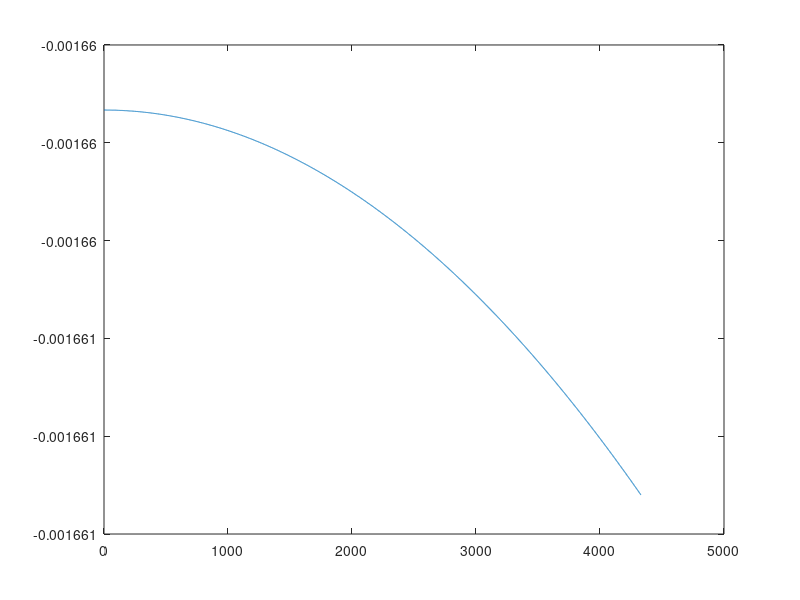
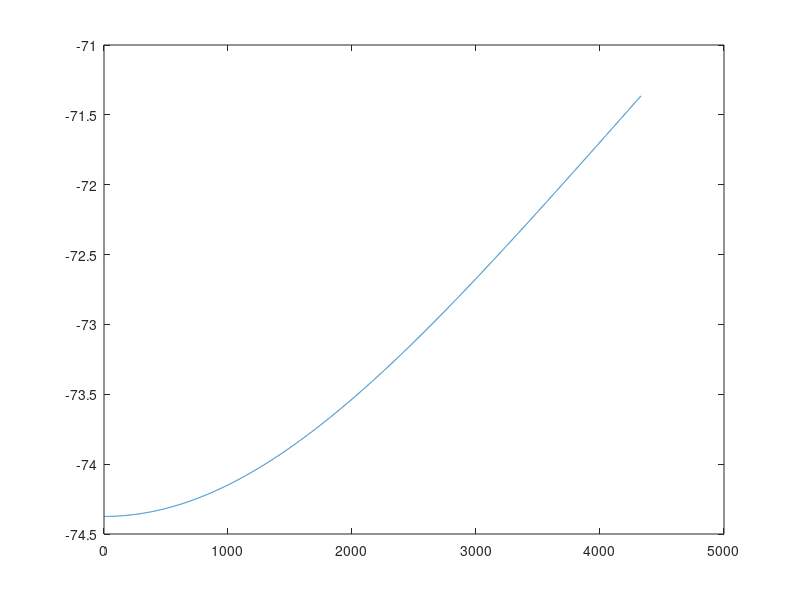
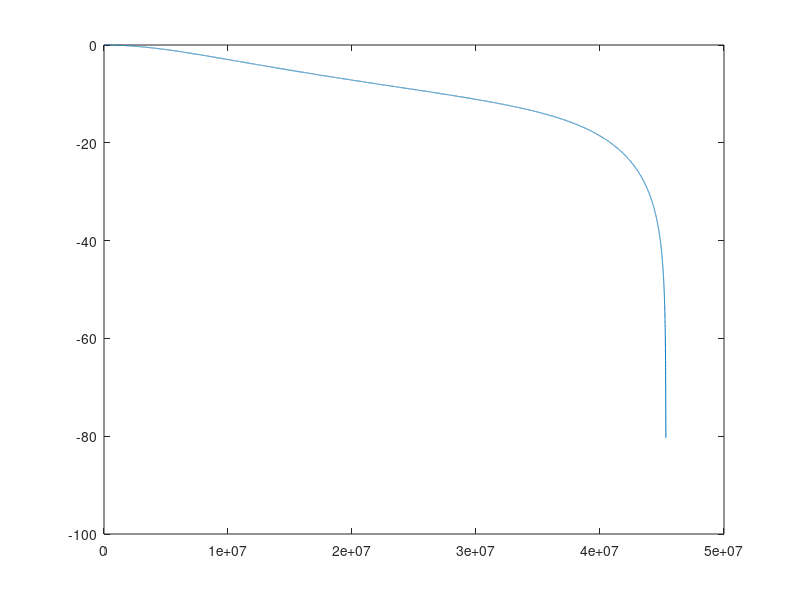
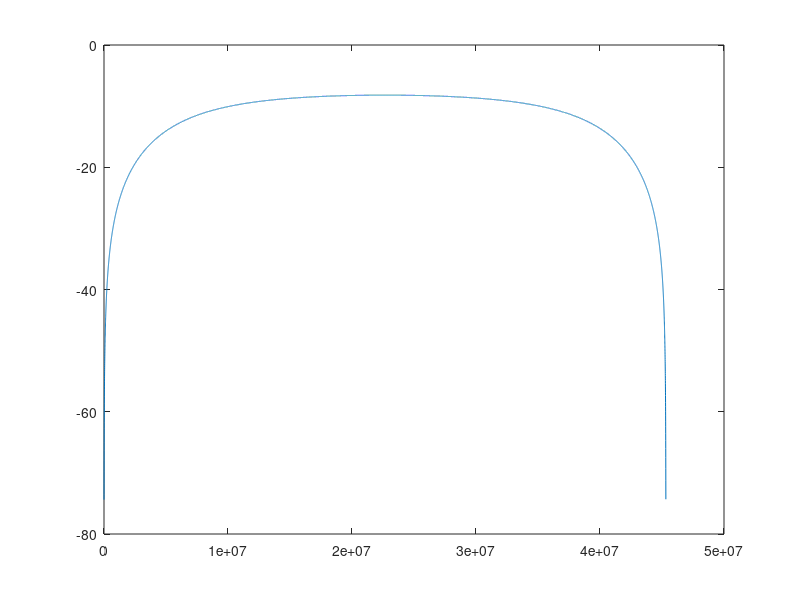

These figures' MATLAB source, in order:
fp=4.3307e3;%frec. de corte
fs=45.3125e6;%frec. de sampling
% 150k 470p+20p=490p, al hacer superposición quedan 2 de 150k en paralelo
wp=2*pi*fp;
Trc=1/wp;%constante de tiempo filtro
%Trc=10;
Ts=1/fs;
H=@(f) 1/2./(1+1j*2*pi*Trc*f);
%H=@(f) 1./(1i*2*pi*Trc*f);
G=abs(1/feval(H,fs/2));
%G=3.3/3e-3;
Heq=@(f) 1/2 * (1-exp(-Ts/Trc))./(1-exp(-Ts/Trc)*exp(-1i*2*pi*f*Ts));
%Heq=@(f) 1/2 * (1-exp(-Ts/Trc))./(exp(1i*2*pi*f*Ts)-exp(-Ts/Trc));
%Heq=@(f) exp(-1i*2*pi*f*Ts)./(1-exp(-1i*2*pi*f*Ts));
Fs=0:2000:fs;
Fp=0:1:fp;

figure(5);
plot(Fp,20*log10( abs( feval(Heq,Fp) ) ) );

Hn=@(f) 1./(1+G*feval(Heq,f));
Hx=@(f) G*feval(H,f).*feval(Hn,f);
figure(1);
plot(Fp,20/log(10)*log( abs( feval(Hx,Fp) ) ) );
figure(2);
plot(Fp,20/log(10)*log( abs( feval(Hn,Fp) ) ) );
figure(3);
plot(Fs,20/log(10)*log( abs( feval(Hx,Fs) ) ) );
figure(4);
plot(Fs,20/log(10)*log( abs( feval(Hn,Fs) ) ) );

int= integral(@(f) abs(feval(Hn,f)).^2,0,fp);
int
(min(abs(feval(Hx,Fp))))^2
SQNR= (min(abs(feval(Hx,Fp))))^2/(1.65^2*int/12/11e3);
10*log(SQNR)/log(10)
(ans-1.76)/6.02


